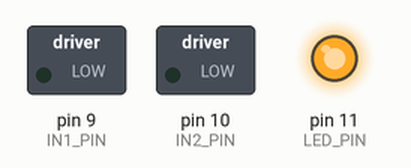
Recording of a sketch running on a simulated Arduino Uno, built with avr-gcc and run on an emulated ATmega328P. On the bench: switched loads named in the sketch (green lamp = pin HIGH), output pins drawn as LEDs (lit = HIGH).

Above: at 1.05 s.
At 1.35 s:
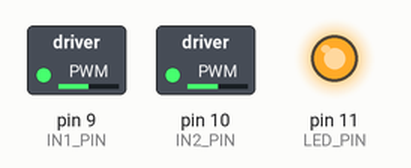
At 1.7 s:
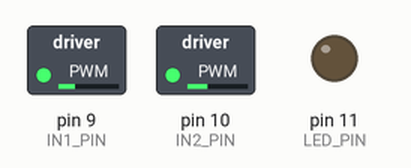
At 5.65 s:
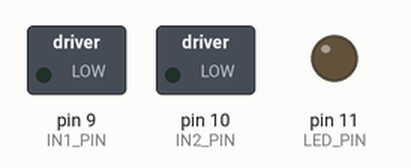
Timing chart, 0 to 7.1 s (numbered marks = the images above):
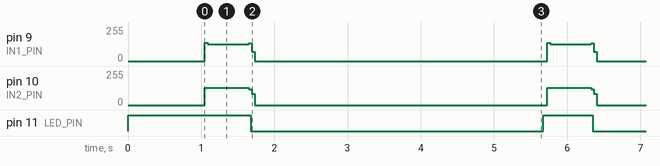

Measured:
- by itself, pin 9 (IN1_PIN): repeats every 4.7 s: 127/255 0.56 s, 135/255 0.04 s, 68/255 0.04 s, 0/255 4.0 s, 136/255 0.04 s
- by itself, pin 10 (IN2_PIN): repeats every 4.7 s: 120/255 0.04 s, 84/255 0.04 s, 0/255 4.0 s, 128/255 0.60 s
- by itself, pin 11 (LED_PIN): alternates HIGH for 0.68 s and LOW for 4.0 s

The sketch:

magstripe_emulator.ino
```cpp
#define IN1_PIN 9
#define IN2_PIN 10
#define LED_PIN 11

char trackData[] = ";4111111111111111=29012010000000000000?";

bool bitStream[600];
int bitStreamLen = 0;

void encodeTrack2Data(const char* data, bool* bits, int& num) {
  num = 0;

  // 1. RAW PREAMBLE: 22 raw zero bits (essential for reader clock lock)
  for (int i = 0; i < 22; i++) {
    bits[num++] = 0;
  }

  int lrcAccumulator[4] = {0, 0, 0, 0};

  // 2. DATA: 5-bit characters (4 data + 1 odd parity)
  for (int i = 0; data[i] != '\0'; i++) {
    int val;
    char c = data[i];

    if (c >= '0' && c <= '9') val = c - '0';
    else if (c == ';') val = 11; // Start Sentinel
    else if (c == '=') val = 13; // Field Separator
    else if (c == '?') val = 15; // End Sentinel
    else continue;

    int onesCount = 0;
    for (int j = 0; j < 4; j++) {
      bool b = (val >> j) & 1; // LSB first
      bits[num++] = b;
      lrcAccumulator[j] ^= b;
      if (b) onesCount++;
    }
    // Odd Parity Bit
    bits[num++] = (onesCount % 2 == 0) ? 1 : 0;
  }

  // 3. LRC: Error checking block
  int lrcOnes = 0;
  for (int j = 0; j < 4; j++) {
    bits[num++] = lrcAccumulator[j];
    if (lrcAccumulator[j]) lrcOnes++;
  }
  bits[num++] = (lrcOnes % 2 == 0) ? 1 : 0;

  // 4. POSTAMBLE: Buffers the end of the swipe
  for (int i = 0; i < 30; i++) {
    bits[num++] = 0;
  }
}

// ============================================
// SEND: Optimized for 9V Battery & L293D
// ============================================
void sendStable(bool* bits, int num, unsigned int bit_us) {
  unsigned int half_us = bit_us / 2;
  bool state = false;

  // Disable interrupts to prevent timing jitter from background tasks
  noInterrupts();

  for (int i = 0; i < num; i++) {
    // F2F ALWAYS transitions at the start of a bit cell
    state = !state;
    digitalWrite(IN1_PIN, state);
    digitalWrite(IN2_PIN, !state);

    if (bits[i]) {
      // "1" bit: transition again at the halfway point
      delayMicroseconds(half_us);
      state = !state;
      digitalWrite(IN1_PIN, state);
      digitalWrite(IN2_PIN, !state);
      delayMicroseconds(half_us);
    } else {
      // "0" bit: hold the state for the full bit duration
      delayMicroseconds(bit_us);
    }
  }

  // Set pins to LOW to stop battery drain after swipe
  digitalWrite(IN1_PIN, LOW);
  digitalWrite(IN2_PIN, LOW);

  interrupts();
}

void setup() {
  pinMode(IN1_PIN, OUTPUT);
  pinMode(IN2_PIN, OUTPUT);
  pinMode(LED_PIN, OUTPUT);

  // Flash LED to signal ready
  digitalWrite(LED_PIN, HIGH);
  delay(1000);
  digitalWrite(LED_PIN, LOW);
}

void loop() {
  digitalWrite(LED_PIN, HIGH);

  encodeTrack2Data(trackData, bitStream, bitStreamLen);

  // --- 9V SURVIVAL SETTINGS ---
  // Density: 75 BPI
  // Speed: 5.0 in/s (Slower speed = cleaner transitions for the L293D)
  // bit_us = 1,000,000 / (75 * 5) = 2666
  sendStable(bitStream, bitStreamLen, 2666);

  digitalWrite(LED_PIN, LOW);

  // CRITICAL: 4 second pause to let the 9V battery voltage recover
  delay(4000);
}
```
